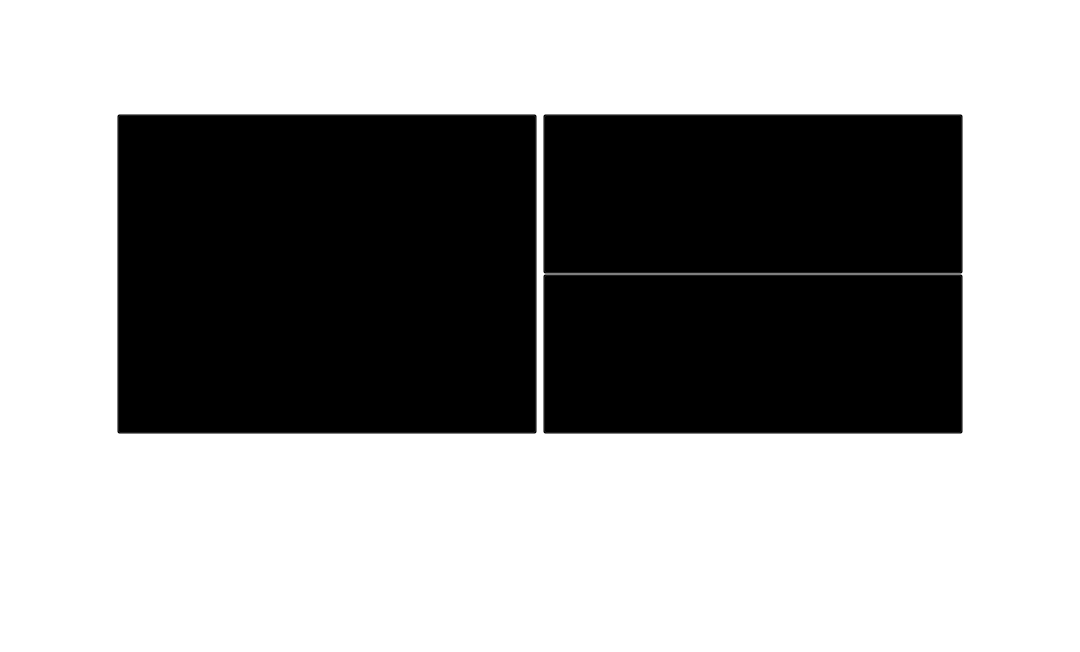
<?xml version="1.0" encoding="UTF-8"?>
<ui version="4.0">
 <class>InformationQuery</class>
 <widget class="QWidget" name="InformationQuery">
  <property name="geometry">
   <rect>
    <x>0</x>
    <y>0</y>
    <width>1080</width>
    <height>652</height>
   </rect>
  </property>
  <property name="minimumSize">
   <size>
    <width>674</width>
    <height>400</height>
   </size>
  </property>
  <property name="windowTitle">
   <string>Form</string>
  </property>
  <property name="styleSheet">
   <string notr="true">background:transparent;</string>
  </property>
  <layout class="QVBoxLayout" name="verticalLayout_2">
   <item>
    <spacer name="verticalSpacer_2">
     <property name="orientation">
      <enum>Qt::Vertical</enum>
     </property>
     <property name="sizeHint" stdset="0">
      <size>
       <width>20</width>
       <height>40</height>
      </size>
     </property>
    </spacer>
   </item>
   <item>
    <widget class="QWidget" name="widget_3" native="true">
     <layout class="QHBoxLayout" name="horizontalLayout_2">
      <item>
       <spacer name="horizontalSpacer_2">
        <property name="orientation">
         <enum>Qt::Horizontal</enum>
        </property>
        <property name="sizeHint" stdset="0">
         <size>
          <width>40</width>
          <height>20</height>
         </size>
        </property>
       </spacer>
      </item>
      <item>
       <widget class="QPushButton" name="btn_zc">
        <property name="sizePolicy">
         <sizepolicy hsizetype="Preferred" vsizetype="Preferred">
          <horstretch>0</horstretch>
          <verstretch>0</verstretch>
         </sizepolicy>
        </property>
        <property name="minimumSize">
         <size>
          <width>420</width>
          <height>320</height>
         </size>
        </property>
        <property name="maximumSize">
         <size>
          <width>420</width>
          <height>320</height>
         </size>
        </property>
        <property name="styleSheet">
         <string notr="true">QPushButton#btn_zc{
border-image: url(:/按键_整车2.png);

}
QPushButton#btn_zc:pressed{
border-image: url(:/按键_整车_按下2.png);

}</string>
        </property>
        <property name="text">
         <string/>
        </property>
       </widget>
      </item>
      <item>
       <widget class="QWidget" name="widget_2" native="true">
        <layout class="QVBoxLayout" name="verticalLayout">
         <property name="spacing">
          <number>0</number>
         </property>
         <property name="leftMargin">
          <number>0</number>
         </property>
         <property name="topMargin">
          <number>0</number>
         </property>
         <property name="rightMargin">
          <number>0</number>
         </property>
         <property name="bottomMargin">
          <number>0</number>
         </property>
         <item>
          <widget class="QPushButton" name="btn_error">
           <property name="sizePolicy">
            <sizepolicy hsizetype="Preferred" vsizetype="Preferred">
             <horstretch>0</horstretch>
             <verstretch>0</verstretch>
            </sizepolicy>
           </property>
           <property name="minimumSize">
            <size>
             <width>420</width>
             <height>160</height>
            </size>
           </property>
           <property name="maximumSize">
            <size>
             <width>420</width>
             <height>160</height>
            </size>
           </property>
           <property name="styleSheet">
            <string notr="true">QPushButton#btn_error{
border-image: url(:/按键_故障信息2.png);

}
QPushButton#btn_error:pressed{
border-image: url(:/按键_故障信息_按下2.png);

}</string>
           </property>
           <property name="text">
            <string/>
           </property>
          </widget>
         </item>
         <item>
          <widget class="QPushButton" name="btn_waring">
           <property name="sizePolicy">
            <sizepolicy hsizetype="Preferred" vsizetype="Preferred">
             <horstretch>0</horstretch>
             <verstretch>0</verstretch>
            </sizepolicy>
           </property>
           <property name="minimumSize">
            <size>
             <width>420</width>
             <height>160</height>
            </size>
           </property>
           <property name="maximumSize">
            <size>
             <width>420</width>
             <height>160</height>
            </size>
           </property>
           <property name="styleSheet">
            <string notr="true">QPushButton#btn_waring{
border-image: url(:/选项_报警信息2.png);

}
QPushButton#btn_waring:pressed{
border-image: url(:/选项_报警信息_按下2.png);

}</string>
           </property>
           <property name="text">
            <string/>
           </property>
          </widget>
         </item>
        </layout>
       </widget>
      </item>
      <item>
       <spacer name="horizontalSpacer_3">
        <property name="orientation">
         <enum>Qt::Horizontal</enum>
        </property>
        <property name="sizeHint" stdset="0">
         <size>
          <width>40</width>
          <height>20</height>
         </size>
        </property>
       </spacer>
      </item>
     </layout>
    </widget>
   </item>
   <item>
    <spacer name="verticalSpacer">
     <property name="orientation">
      <enum>Qt::Vertical</enum>
     </property>
     <property name="sizeHint" stdset="0">
      <size>
       <width>20</width>
       <height>40</height>
      </size>
     </property>
    </spacer>
   </item>
   <item>
    <widget class="QWidget" name="widget" native="true">
     <layout class="QHBoxLayout" name="horizontalLayout">
      <item>
       <widget class="QPushButton" name="btn_backhome">
        <property name="minimumSize">
         <size>
          <width>250</width>
          <height>80</height>
         </size>
        </property>
        <property name="styleSheet">
         <string notr="true">QPushButton#btn_backhome{
background-image: url(:/按键_返回主界面3.png);
border:none;
}
QPushButton#btn_backhome:pressed{

background-image: url(:/按键_返回主界面2.png);
}</string>
        </property>
        <property name="text">
         <string/>
        </property>
       </widget>
      </item>
      <item>
       <spacer name="horizontalSpacer">
        <property name="orientation">
         <enum>Qt::Horizontal</enum>
        </property>
        <property name="sizeHint" stdset="0">
         <size>
          <width>40</width>
          <height>20</height>
         </size>
        </property>
       </spacer>
      </item>
      <item>
       <widget class="QPushButton" name="btn_back">
        <property name="sizePolicy">
         <sizepolicy hsizetype="Fixed" vsizetype="Fixed">
          <horstretch>0</horstretch>
          <verstretch>0</verstretch>
         </sizepolicy>
        </property>
        <property name="minimumSize">
         <size>
          <width>250</width>
          <height>80</height>
         </size>
        </property>
        <property name="styleSheet">
         <string notr="true">QPushButton#btn_back{
background-image: url(:/按键_上一页2.png);
border:none;
}
</string>
        </property>
        <property name="text">
         <string/>
        </property>
       </widget>
      </item>
     </layout>
    </widget>
   </item>
  </layout>
 </widget>
 <resources/>
 <connections/>
</ui>
